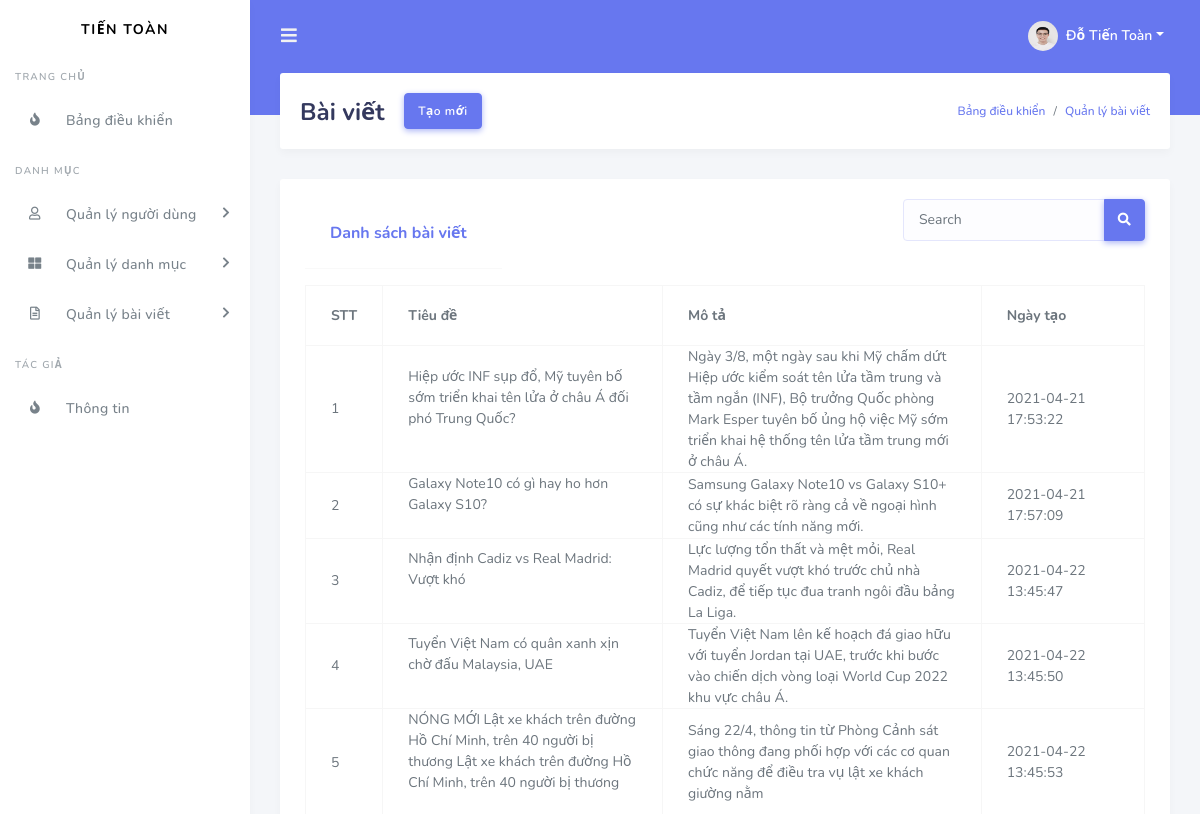
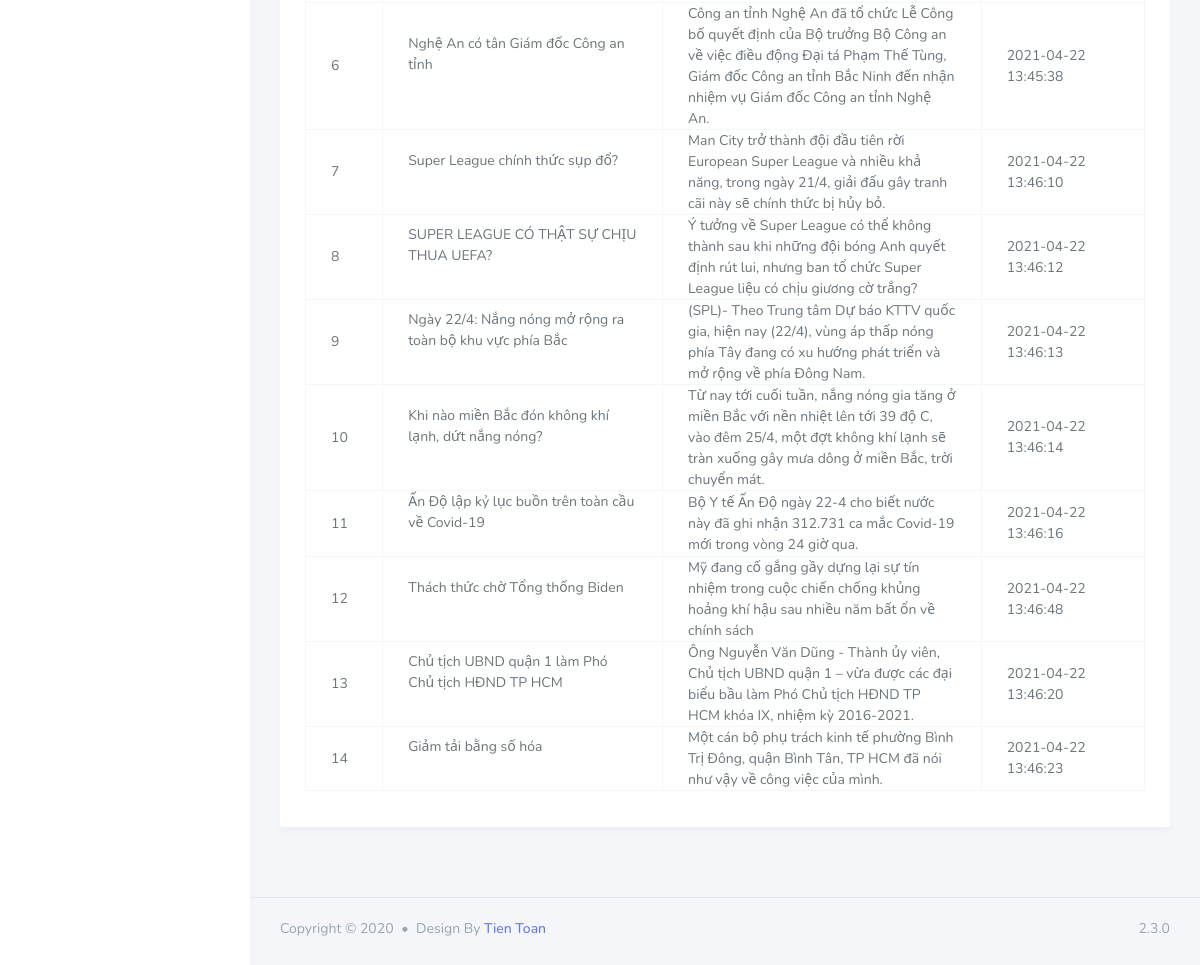
Page /index.php?admin=admin&mod=post&act=list (signed in) on the committed database (2 pictures, top to bottom).
### tables this page shows
CREATE TABLE `posts`  (
  `id` int NOT NULL AUTO_INCREMENT,
  `title` varchar(255) NULL DEFAULT NULL COMMENT 'Tiêu đề bài viết',
  `description` text NULL COMMENT 'Mô tả bài viết',
  `thumbnail` varchar(255) NULL DEFAULT NULL COMMENT 'ảnh bài viết',
  `content` text NULL COMMENT 'Nội dung bài viết',
  `slug` varchar(255) NULL DEFAULT NULL,
  `view_count` bigint NULL DEFAULT NULL COMMENT 'số lượng xem',
  `user_id` int NULL DEFAULT NULL COMMENT 'tác giả',
  `category_id` int NULL DEFAULT NULL COMMENT 'Bài post này thuộc danh mục nào',
  `created_at` timestamp(0) NULL DEFAULT current_timestamp(0) ON UPDATE CURRENT_TIMESTAMP(0) COMMENT 'Ngày tạo',
  PRIMARY KEY (`id`) USING BTREE,
  INDEX `user_id`(`user_id`) USING BTREE,
  INDEX `category_id`(`category_id`) USING BTREE,
  CONSTRAINT `posts_ibfk_1` FOREIGN KEY (`user_id`) REFERENCES `users` (`id`) ON DELETE NO ACTION ON UPDATE RESTRICT,
  CONSTRAINT `posts_ibfk_2` FOREIGN KEY (`category_id`) REFERENCES `categories` (`id`) ON DELETE NO ACTION ON UPDATE RESTRICT
);

### controllers/admin/Controller.php (called while the page is built, shortened)
<?php
class Controller{
	public function view($name, $data = []){
		extract($data);
		require_once $name . '.php';
	}
}
?>

### controllers/admin/PostController.php (called while the page is built, shortened)
<?php
require_once('Controller.php');
class PostController extends Controller
{
	public $model;
	public function __construct()
	{
		$this->model = new Post();
	}
	public function list(){
		$posts = $this->model->all();
		$this->view('views/admin/post/list',[
			'posts' => $posts
		]);
	}
}
 ?>

### index.php (called while the page is built, shortened)
<?php
$act = (isset($_GET['act']) ? $_GET['act'] : 'home');
$controller_obj = new $controller_class_name();
$controller_obj->$act();
?>

### models/admin/Connection.php (called while the page is built, shortened)
<?php
class Connection{
	public function __construct(){
		$servername = 'localhost';
		$username = 'root';
		$password = '';
		$dbname = 'project-php27';
		$this->conn = new mysqli($servername, $username, $password, $dbname);
	}
}
?>

### models/admin/Model.php (called while the page is built, shortened)
<?php
require_once('Connection.php');
class Model{
	var $connection;
	var $table;
	public function __construct(){
		$connection_obj = new Connection();
		$this->connection = $connection_obj->conn;
	}
	public function all(){
		$sql = "SELECT * FROM " . $this->table;
		$result = $this->connection->query($sql);
		$this->table = array();
		while ($row = $result->fetch_assoc()) {
			$this->table[] = $row;
		}
		return $this->table;
	}
}
?>

### views/admin/post/list.php (the view, shortened to what this page needs)
<?php require_once('views/admin/header.php') ?>
<div class="main-content">
        <section class="section">
          <div class="section-header">
            <h1>Bài viết</h1>
            <div class="section-header-button">
              <a href="index.php?admin=admin&mod=post&act=create" class="btn btn-primary">Tạo mới</a>
            </div>
            <div class="section-header-breadcrumb">
              <div class="breadcrumb-item active"><a href="index.php?admin=admin&mod=&act=home">Bảng điều khiển</a></div>
              <div class="breadcrumb-item"><a href="index.php?admin=admin&mod=post&act=list">Quản lý bài viết</a></div>
            </div>
          </div>
          <div class="section-body">
            <div class="row mt-4">
              <div class="col-12">
                <div class="card">
                  <div class="card-body">
                    <div class="float-left">
                      <div class="card-header">
                        <h4>Danh sách bài viết</h4>
                      </div>
                    </div>
                    <div class="float-right">
                      <form action="index.php?admin=admin&mod=post&act=findKeyWord" method="POST">
                        <div class="input-group">
                          <input type="text" class="form-control" name="keyword" placeholder="Search">
                          <div class="input-group-append">
                            <button type="submit" class="btn btn-primary"><i class="fas fa-search"></i></button>
                          </div>
                        </div>
                      </form>
                    </div>
                    <div class="clearfix mb-3"></div>
                    <div class="table-responsive">
                      <table class="table table-bordered">
                        <tr>
                          <th style="width: 5%;">STT</th>
                          <th style="width: 35%;">Tiêu đề</th>
                          <th style="width: 40%;">Mô tả</th>
                          <th style="width: 20%;">Ngày tạo</th>
                        </tr>
                        <?php $i=0; foreach ($posts as $post) { $i++; ?>
                        <tr>
                          <td><?= $i ?></td>
                          <td><?= $post['title'] ?>
                          </td>
                          <td><?= $post['description'] ?></td>
                          <td><?= $post['created_at'] ?></td>
                        </tr>
                        <?php } ?>
                      </table>
                    </div>
                  </div>
                </div>
              </div>
            </div>
          </div>
        </section>
      </div>
<?php require_once('views/admin/footer.php'); ?>

### rows in the picture
posts: title "Hiệp ước INF sụp đổ, Mỹ tuyên bố sớm triển khai tên lửa ở châu Á đối phó Trung Quốc?", description "Ngày 3/8, một ngày sau khi Mỹ chấm dứt Hiệp ước kiểm soát tên lửa tầm trung và tầm ngắn (INF), Bộ trưởng Quốc phòng Mark Esper tuyên bố ủng hộ việc Mỹ sớm triển khai hệ thống tên lửa tầm trung mới ở châu Á.", created_at "2021-04-21 17:53:22"
posts: title "Galaxy Note10 có gì hay ho hơn Galaxy S10?", description "Samsung Galaxy Note10 vs Galaxy S10+ có sự khác biệt rõ ràng cả về ngoại hình cũng như các tính năng mới.", created_at "2021-04-21 17:57:09"
posts: title "Nhận định Cadiz vs Real Madrid: Vượt khó", description "Lực lượng tổn thất và mệt mỏi, Real Madrid quyết vượt khó trước chủ nhà Cadiz, để tiếp tục đua tranh ngôi đầu bảng La Liga.", created_at "2021-04-22 13:45:47"
posts: title "Tuyển Việt Nam có quân xanh xịn chờ đấu Malaysia, UAE", description "Tuyển Việt Nam lên kế hoạch đá giao hữu với tuyển Jordan tại UAE, trước khi bước vào chiến dịch vòng loại World Cup 2022 khu vực châu Á.", created_at "2021-04-22 13:45:50"
posts: title "NÓNG MỚI Lật xe khách trên đường Hồ Chí Minh, trên 40 người bị thương Lật xe khách trên đường Hồ Chí Minh, trên 40 người bị thương", description "Sáng 22/4, thông tin từ Phòng Cảnh sát giao thông đang phối hợp với các cơ quan chức năng để điều tra vụ lật xe khách giường nằm", created_at "2021-04-22 13:45:53"
posts: title "Nghệ An có tân Giám đốc Công an tỉnh", description "Công an tỉnh Nghệ An đã tổ chức Lễ Công bố quyết định của Bộ trưởng Bộ Công an về việc điều động Đại tá Phạm Thế Tùng, Giám đốc Công an tỉnh Bắc Ninh đến nhận nhiệm vụ Giám đốc Công an tỉnh Nghệ An.", created_at "2021-04-22 13:45:38"
posts: title "Super League chính thức sụp đổ?", description "Man City trở thành đội đầu tiên rời European Super League và nhiều khả năng, trong ngày 21/4, giải đấu gây tranh cãi này sẽ chính thức bị hủy bỏ.", created_at "2021-04-22 13:46:10"
posts: title "SUPER LEAGUE CÓ THẬT SỰ CHỊU THUA UEFA?", description "Ý tưởng về Super League có thể không thành sau khi những đội bóng Anh quyết định rút lui, nhưng ban tổ chức Super League liệu có chịu giương cờ trắng?", created_at "2021-04-22 13:46:12"
posts: title "Ngày 22/4: Nắng nóng mở rộng ra toàn bộ khu vực phía Bắc", description "(SPL)- Theo Trung tâm Dự báo KTTV quốc gia, hiện nay (22/4), vùng áp thấp nóng phía Tây đang có xu hướng phát triển và mở rộng về phía Đông Nam.", created_at "2021-04-22 13:46:13"
posts: title "Khi nào miền Bắc đón không khí lạnh, dứt nắng nóng?", description "Từ nay tới cuối tuần, nắng nóng gia tăng ở miền Bắc với nền nhiệt lên tới 39 độ C, vào đêm 25/4, một đợt không khí lạnh sẽ tràn xuống gây mưa dông ở miền Bắc, trời chuyển mát.", created_at "2021-04-22 13:46:14"
posts: title "Ấn Độ lập kỷ lục buồn trên toàn cầu về Covid-19", description "Bộ Y tế Ấn Độ ngày 22-4 cho biết nước này đã ghi nhận 312.731 ca mắc Covid-19 mới trong vòng 24 giờ qua.", created_at "2021-04-22 13:46:16"
posts: title "Thách thức chờ Tổng thống Biden", description "Mỹ đang cố gắng gầy dựng lại sự tín nhiệm trong cuộc chiến chống khủng hoảng khí hậu sau nhiều năm bất ổn về chính sách", created_at "2021-04-22 13:46:48"
posts: title "Chủ tịch UBND quận 1 làm Phó Chủ tịch HĐND TP HCM", description "Ông Nguyễn Văn Dũng - Thành ủy viên, Chủ tịch UBND quận 1 – vừa được các đại biểu bầu làm Phó Chủ tịch HĐND TP HCM khóa IX, nhiệm kỳ 2016-2021.", created_at "2021-04-22 13:46:20"
posts: title "Giảm tải bằng số hóa", description "Một cán bộ phụ trách kinh tế phường Bình Trị Đông, quận Bình Tân, TP HCM đã nói như vậy về công việc của mình.", created_at "2021-04-22 13:46:23"

### other values in the picture
$_SESSION['user']['name'] "Đỗ Tiến Toàn"
